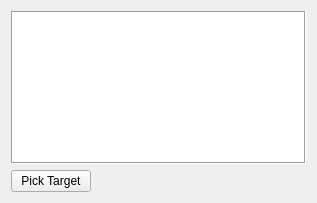
<?xml version="1.0" encoding="UTF-8"?>
<ui version="4.0">
 <class>CEntityLinksPanel</class>
 <widget class="QWidget" name="CEntityLinksPanel">
  <property name="geometry">
   <rect>
    <x>0</x>
    <y>0</y>
    <width>317</width>
    <height>203</height>
   </rect>
  </property>
  <layout class="QGridLayout" name="gridLayout">
   <item row="1" column="0">
    <widget class="QPickObjectButton" name="PICK">
     <property name="text">
      <string>Pick Target</string>
     </property>
    </widget>
   </item>
   <item row="1" column="1">
    <spacer name="horizontalSpacer">
     <property name="orientation">
      <enum>Qt::Horizontal</enum>
     </property>
     <property name="sizeHint" stdset="0">
      <size>
       <width>182</width>
       <height>20</height>
      </size>
     </property>
    </spacer>
   </item>
   <item row="0" column="0" colspan="2">
    <widget class="QTableView" name="LINKS">
     <property name="frameShape">
      <enum>QFrame::Box</enum>
     </property>
     <property name="selectionMode">
      <enum>QAbstractItemView::SingleSelection</enum>
     </property>
     <property name="selectionBehavior">
      <enum>QAbstractItemView::SelectRows</enum>
     </property>
     <attribute name="horizontalHeaderDefaultSectionSize">
      <number>150</number>
     </attribute>
     <attribute name="horizontalHeaderStretchLastSection">
      <bool>true</bool>
     </attribute>
     <attribute name="verticalHeaderVisible">
      <bool>false</bool>
     </attribute>
    </widget>
   </item>
  </layout>
 </widget>
 <customwidgets>
  <customwidget>
   <class>QPickObjectButton</class>
   <extends>QPushButton</extends>
   <header>Controls/PickObjectButton.h</header>
  </customwidget>
 </customwidgets>
 <resources/>
 <connections/>
</ui>
